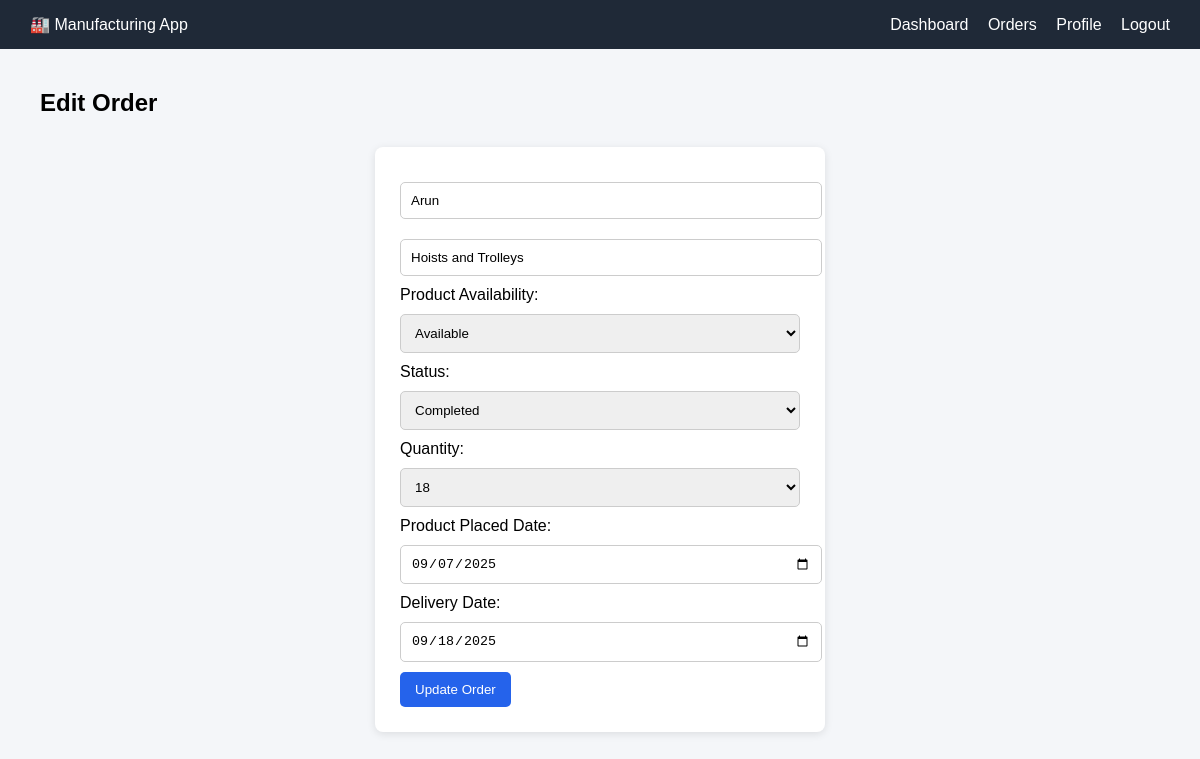
Screenshot of /orders/edit/1 (signed in) with the database file from the repository.
### app.py (models this page shows)
class ManufacturingOrder(db.Model):
    id = db.Column(db.Integer, primary_key=True)
    customer_name = db.Column(db.String(100), nullable=False)
    product_name = db.Column(db.String(100), nullable=False)
    availability = db.Column(db.String(50), nullable=False)
    status = db.Column(db.String(50), default="In Progress")
    quantity = db.Column(db.Integer, nullable=False)
    placed_date = db.Column(db.Date, nullable=False)
    delivery_date = db.Column(db.Date, nullable=False)
    bom_id = db.Column(db.Integer, db.ForeignKey('bill_of_material.id'))
    work_orders = db.relationship('WorkOrder', backref='order', lazy=True)

### app.py (the view, shortened to what this page needs)
@app.route('/orders/edit/<int:id>', methods=['GET','POST'])
@login_required
def edit_order(id):
    order = ManufacturingOrder.query.get_or_404(id)
    return render_template('edit_order.html', order=order)

### app.py (called while the page is built)
@login_manager.user_loader
def load_user(user_id):
    return User.query.get(int(user_id))

### templates/edit_order.html (shortened to what this page needs)
{% extends "base.html" %}
{% block content %}
<h2>Edit Order</h2>
<div class="form-box">
    <form method="POST">
        <input type="text" name="customer_name" placeholder="Customer Name" value="{{ order.customer_name }}" required>
        <input type="text" name="product_name" placeholder="Product Name" value="{{ order.product_name }}" required>
        <label>Product Availability:</label>
        <select name="availability" required>
            <option value="Available" {% if order.availability == "Available" %}selected{% endif %}>Available</option>
        </select>
        <label>Status:</label>
        <select name="status" required>
            <option value="Completed" {% if order.status == "Completed" %}selected{% endif %}>Completed</option>
        </select>
        <label>Quantity:</label>
        <select name="quantity" required>
            {% for i in range(1, 101) %}
            <option value="{{ i }}" {% if order.quantity == i %}selected{% endif %}>{{ i }}</option>
            {% endfor %}
        </select>
        <label>Product Placed Date:</label>
        <input type="date" name="placed_date" value="{{ order.placed_date }}" required>
        <label>Delivery Date:</label>
        <input type="date" name="delivery_date" value="{{ order.delivery_date }}" required>
        <button type="submit">Update Order</button>
    </form>
</div>
{% endblock %}

### static/css/style.css (style rules this page uses)
body { font-family: Arial, sans-serif; background-color: #f4f6f9; margin: 0; padding: 0; }
.auth-box, .form-box, .profile-box { background: #fff; padding: 25px; border-radius: 8px; max-width: 400px; margin: 30px auto; box-shadow: 0 2px 8px rgba(0,0,0,0.1); }
.auth-box input, .form-box input, .form-box select { width: 100%; padding: 10px; margin: 10px 0; border-radius: 5px; border: 1px solid #ccc; }
.auth-box button, .form-box button, .btn-export { padding: 10px 15px; background-color: #2563eb; border: none; color: #fff; border-radius: 5px; cursor: pointer; }

### rows the page displays
ManufacturingOrder: customer_name "Arun", product_name "Hoists and Trolleys", availability "Available", status "Completed", quantity "18", placed_date "09/07/2025", delivery_date "09/18/2025"
